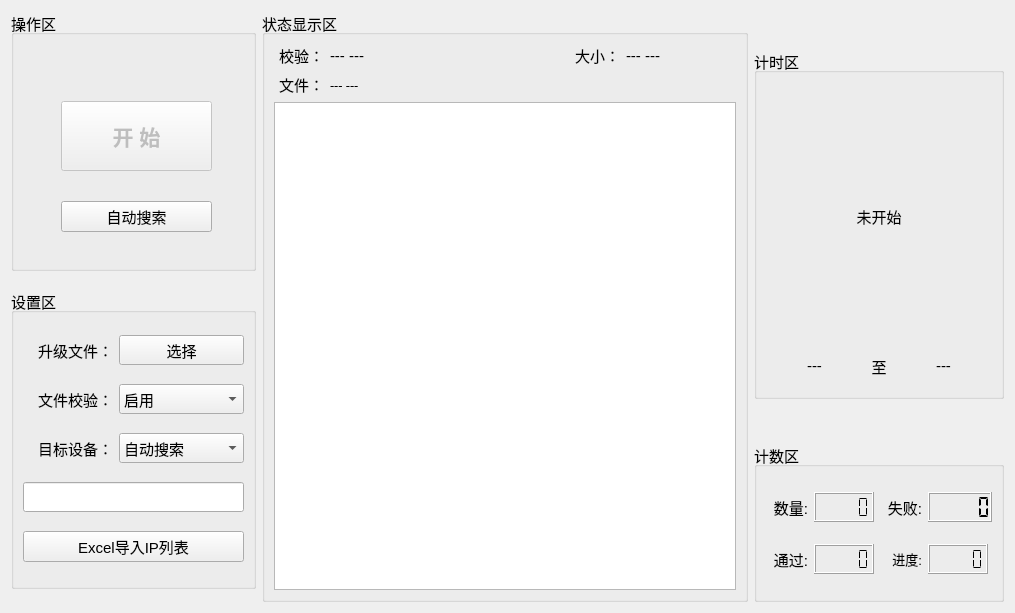
<?xml version="1.0" encoding="UTF-8"?>
<ui version="4.0">
 <class>Home_WorkWid</class>
 <widget class="QWidget" name="Home_WorkWid">
  <property name="geometry">
   <rect>
    <x>0</x>
    <y>0</y>
    <width>1015</width>
    <height>613</height>
   </rect>
  </property>
  <property name="windowTitle">
   <string>Form</string>
  </property>
  <layout class="QGridLayout" name="gridLayout_2">
   <item row="0" column="0">
    <widget class="QGroupBox" name="groupBox_4">
     <property name="minimumSize">
      <size>
       <width>0</width>
       <height>260</height>
      </size>
     </property>
     <property name="font">
      <font>
       <pointsize>11</pointsize>
      </font>
     </property>
     <property name="title">
      <string>操作区</string>
     </property>
     <widget class="QPushButton" name="startBtn">
      <property name="enabled">
       <bool>false</bool>
      </property>
      <property name="geometry">
       <rect>
        <x>50</x>
        <y>90</y>
        <width>151</width>
        <height>70</height>
       </rect>
      </property>
      <property name="minimumSize">
       <size>
        <width>120</width>
        <height>0</height>
       </size>
      </property>
      <property name="maximumSize">
       <size>
        <width>200</width>
        <height>70</height>
       </size>
      </property>
      <property name="font">
       <font>
        <pointsize>16</pointsize>
        <bold>true</bold>
       </font>
      </property>
      <property name="text">
       <string>开 始</string>
      </property>
     </widget>
     <widget class="QPushButton" name="searchBtn">
      <property name="geometry">
       <rect>
        <x>50</x>
        <y>190</y>
        <width>151</width>
        <height>31</height>
       </rect>
      </property>
      <property name="text">
       <string>自动搜索</string>
      </property>
     </widget>
    </widget>
   </item>
   <item row="2" column="2">
    <widget class="QGroupBox" name="groupBox_3">
     <property name="minimumSize">
      <size>
       <width>0</width>
       <height>130</height>
      </size>
     </property>
     <property name="maximumSize">
      <size>
       <width>250</width>
       <height>220</height>
      </size>
     </property>
     <property name="font">
      <font>
       <pointsize>11</pointsize>
      </font>
     </property>
     <property name="title">
      <string>计数区</string>
     </property>
     <layout class="QGridLayout" name="gridLayout_4">
      <item row="0" column="0">
       <widget class="QLabel" name="label_27">
        <property name="maximumSize">
         <size>
          <width>45</width>
          <height>30</height>
         </size>
        </property>
        <property name="text">
         <string>数量:</string>
        </property>
        <property name="alignment">
         <set>Qt::AlignRight|Qt::AlignTrailing|Qt::AlignVCenter</set>
        </property>
       </widget>
      </item>
      <item row="0" column="1">
       <widget class="QLCDNumber" name="allLcd">
        <property name="maximumSize">
         <size>
          <width>60</width>
          <height>30</height>
         </size>
        </property>
        <property name="digitCount">
         <number>5</number>
        </property>
        <property name="segmentStyle">
         <enum>QLCDNumber::Flat</enum>
        </property>
       </widget>
      </item>
      <item row="0" column="2">
       <widget class="QLabel" name="label_28">
        <property name="maximumSize">
         <size>
          <width>45</width>
          <height>30</height>
         </size>
        </property>
        <property name="text">
         <string>失败:</string>
        </property>
        <property name="alignment">
         <set>Qt::AlignRight|Qt::AlignTrailing|Qt::AlignVCenter</set>
        </property>
       </widget>
      </item>
      <item row="0" column="3">
       <widget class="QLCDNumber" name="errLcd">
        <property name="maximumSize">
         <size>
          <width>70</width>
          <height>35</height>
         </size>
        </property>
        <property name="digitCount">
         <number>5</number>
        </property>
        <property name="segmentStyle">
         <enum>QLCDNumber::Flat</enum>
        </property>
        <property name="value" stdset="0">
         <double>0.000000000000000</double>
        </property>
        <property name="intValue" stdset="0">
         <number>0</number>
        </property>
       </widget>
      </item>
      <item row="1" column="0">
       <widget class="QLabel" name="label_29">
        <property name="maximumSize">
         <size>
          <width>45</width>
          <height>30</height>
         </size>
        </property>
        <property name="text">
         <string>通过:</string>
        </property>
        <property name="alignment">
         <set>Qt::AlignRight|Qt::AlignTrailing|Qt::AlignVCenter</set>
        </property>
       </widget>
      </item>
      <item row="1" column="1">
       <widget class="QLCDNumber" name="okLcd">
        <property name="maximumSize">
         <size>
          <width>60</width>
          <height>30</height>
         </size>
        </property>
        <property name="digitCount">
         <number>5</number>
        </property>
        <property name="segmentStyle">
         <enum>QLCDNumber::Flat</enum>
        </property>
        <property name="intValue" stdset="0">
         <number>0</number>
        </property>
       </widget>
      </item>
      <item row="1" column="2">
       <widget class="QLabel" name="label_30">
        <property name="maximumSize">
         <size>
          <width>60</width>
          <height>30</height>
         </size>
        </property>
        <property name="font">
         <font>
          <pointsize>10</pointsize>
         </font>
        </property>
        <property name="text">
         <string>进度:</string>
        </property>
        <property name="alignment">
         <set>Qt::AlignRight|Qt::AlignTrailing|Qt::AlignVCenter</set>
        </property>
       </widget>
      </item>
      <item row="1" column="3">
       <widget class="QLCDNumber" name="passLcd">
        <property name="maximumSize">
         <size>
          <width>60</width>
          <height>30</height>
         </size>
        </property>
        <property name="digitCount">
         <number>5</number>
        </property>
        <property name="segmentStyle">
         <enum>QLCDNumber::Flat</enum>
        </property>
       </widget>
      </item>
     </layout>
    </widget>
   </item>
   <item row="0" column="2" rowspan="2">
    <widget class="QGroupBox" name="groupBox_1">
     <property name="minimumSize">
      <size>
       <width>250</width>
       <height>150</height>
      </size>
     </property>
     <property name="maximumSize">
      <size>
       <width>260</width>
       <height>350</height>
      </size>
     </property>
     <property name="font">
      <font>
       <pointsize>11</pointsize>
      </font>
     </property>
     <property name="title">
      <string>计时区</string>
     </property>
     <layout class="QGridLayout" name="gridLayout">
      <property name="bottomMargin">
       <number>20</number>
      </property>
      <item row="0" column="0" colspan="3">
       <widget class="QLabel" name="timeLab">
        <property name="text">
         <string>未开始</string>
        </property>
        <property name="alignment">
         <set>Qt::AlignCenter</set>
        </property>
       </widget>
      </item>
      <item row="1" column="0">
       <widget class="QLabel" name="startLab">
        <property name="maximumSize">
         <size>
          <width>16777215</width>
          <height>20</height>
         </size>
        </property>
        <property name="text">
         <string>---</string>
        </property>
        <property name="alignment">
         <set>Qt::AlignCenter</set>
        </property>
       </widget>
      </item>
      <item row="1" column="1">
       <widget class="QLabel" name="label_3">
        <property name="maximumSize">
         <size>
          <width>20</width>
          <height>20</height>
         </size>
        </property>
        <property name="text">
         <string>至</string>
        </property>
        <property name="alignment">
         <set>Qt::AlignCenter</set>
        </property>
       </widget>
      </item>
      <item row="1" column="2">
       <widget class="QLabel" name="endLab">
        <property name="maximumSize">
         <size>
          <width>16777215</width>
          <height>20</height>
         </size>
        </property>
        <property name="text">
         <string>---</string>
        </property>
        <property name="alignment">
         <set>Qt::AlignCenter</set>
        </property>
       </widget>
      </item>
     </layout>
    </widget>
   </item>
   <item row="0" column="1" rowspan="3">
    <widget class="QGroupBox" name="groupBox_6">
     <property name="font">
      <font>
       <pointsize>11</pointsize>
      </font>
     </property>
     <property name="title">
      <string>状态显示区</string>
     </property>
     <layout class="QGridLayout" name="gridLayout_3">
      <item row="0" column="0">
       <widget class="QLabel" name="label_14">
        <property name="maximumSize">
         <size>
          <width>50</width>
          <height>16777215</height>
         </size>
        </property>
        <property name="text">
         <string>校验：</string>
        </property>
        <property name="alignment">
         <set>Qt::AlignRight|Qt::AlignTrailing|Qt::AlignVCenter</set>
        </property>
       </widget>
      </item>
      <item row="0" column="1">
       <widget class="QLabel" name="mdLab">
        <property name="text">
         <string>--- ---</string>
        </property>
       </widget>
      </item>
      <item row="0" column="2">
       <widget class="QLabel" name="label_11">
        <property name="maximumSize">
         <size>
          <width>60</width>
          <height>16777215</height>
         </size>
        </property>
        <property name="text">
         <string>大小：</string>
        </property>
        <property name="alignment">
         <set>Qt::AlignRight|Qt::AlignTrailing|Qt::AlignVCenter</set>
        </property>
       </widget>
      </item>
      <item row="0" column="3">
       <widget class="QLabel" name="sizeLab">
        <property name="maximumSize">
         <size>
          <width>110</width>
          <height>16777215</height>
         </size>
        </property>
        <property name="text">
         <string>--- ---</string>
        </property>
       </widget>
      </item>
      <item row="1" column="0">
       <widget class="QLabel" name="label_13">
        <property name="maximumSize">
         <size>
          <width>50</width>
          <height>16777215</height>
         </size>
        </property>
        <property name="text">
         <string>文件：</string>
        </property>
        <property name="alignment">
         <set>Qt::AlignRight|Qt::AlignTrailing|Qt::AlignVCenter</set>
        </property>
       </widget>
      </item>
      <item row="1" column="1" colspan="3">
       <widget class="QLabel" name="fnLab">
        <property name="maximumSize">
         <size>
          <width>500</width>
          <height>16777215</height>
         </size>
        </property>
        <property name="font">
         <font>
          <family>Microsoft YaHei UI Light</family>
          <pointsize>10</pointsize>
         </font>
        </property>
        <property name="text">
         <string>--- ---</string>
        </property>
        <property name="textFormat">
         <enum>Qt::PlainText</enum>
        </property>
       </widget>
      </item>
      <item row="2" column="0" colspan="4">
       <widget class="QTextEdit" name="textEdit">
        <property name="enabled">
         <bool>true</bool>
        </property>
        <property name="readOnly">
         <bool>true</bool>
        </property>
       </widget>
      </item>
     </layout>
    </widget>
   </item>
   <item row="1" column="0" rowspan="2">
    <widget class="QGroupBox" name="groupBox_2">
     <property name="minimumSize">
      <size>
       <width>245</width>
       <height>0</height>
      </size>
     </property>
     <property name="maximumSize">
      <size>
       <width>245</width>
       <height>300</height>
      </size>
     </property>
     <property name="font">
      <font>
       <pointsize>11</pointsize>
      </font>
     </property>
     <property name="title">
      <string>设置区</string>
     </property>
     <layout class="QGridLayout" name="gridLayout_5">
      <item row="0" column="0">
       <widget class="QLabel" name="label_6">
        <property name="minimumSize">
         <size>
          <width>45</width>
          <height>0</height>
         </size>
        </property>
        <property name="maximumSize">
         <size>
          <width>90</width>
          <height>16777215</height>
         </size>
        </property>
        <property name="text">
         <string>升级文件：</string>
        </property>
        <property name="alignment">
         <set>Qt::AlignRight|Qt::AlignTrailing|Qt::AlignVCenter</set>
        </property>
       </widget>
      </item>
      <item row="0" column="1">
       <widget class="QPushButton" name="imgBtn">
        <property name="maximumSize">
         <size>
          <width>16777215</width>
          <height>30</height>
         </size>
        </property>
        <property name="text">
         <string>选择</string>
        </property>
       </widget>
      </item>
      <item row="1" column="0">
       <widget class="QLabel" name="label_8">
        <property name="minimumSize">
         <size>
          <width>45</width>
          <height>0</height>
         </size>
        </property>
        <property name="maximumSize">
         <size>
          <width>90</width>
          <height>16777215</height>
         </size>
        </property>
        <property name="text">
         <string>文件校验：</string>
        </property>
        <property name="alignment">
         <set>Qt::AlignRight|Qt::AlignTrailing|Qt::AlignVCenter</set>
        </property>
       </widget>
      </item>
      <item row="1" column="1">
       <widget class="QComboBox" name="crcBox">
        <property name="maximumSize">
         <size>
          <width>16777215</width>
          <height>30</height>
         </size>
        </property>
        <item>
         <property name="text">
          <string>启用</string>
         </property>
        </item>
        <item>
         <property name="text">
          <string>禁用</string>
         </property>
        </item>
       </widget>
      </item>
      <item row="2" column="0">
       <widget class="QLabel" name="label_7">
        <property name="minimumSize">
         <size>
          <width>45</width>
          <height>0</height>
         </size>
        </property>
        <property name="maximumSize">
         <size>
          <width>90</width>
          <height>16777215</height>
         </size>
        </property>
        <property name="text">
         <string>目标设备：</string>
        </property>
        <property name="alignment">
         <set>Qt::AlignRight|Qt::AlignTrailing|Qt::AlignVCenter</set>
        </property>
       </widget>
      </item>
      <item row="2" column="1">
       <widget class="QComboBox" name="searchBox">
        <property name="maximumSize">
         <size>
          <width>16777215</width>
          <height>30</height>
         </size>
        </property>
        <item>
         <property name="text">
          <string>自动搜索</string>
         </property>
        </item>
        <item>
         <property name="text">
          <string>指定设备</string>
         </property>
        </item>
        <item>
         <property name="text">
          <string>导入Excel</string>
         </property>
        </item>
        <item>
         <property name="text">
          <string>指定机房</string>
         </property>
        </item>
       </widget>
      </item>
      <item row="3" column="0" colspan="2">
       <widget class="QLineEdit" name="targetEdit">
        <property name="maximumSize">
         <size>
          <width>16777215</width>
          <height>30</height>
         </size>
        </property>
       </widget>
      </item>
      <item row="4" column="0" colspan="2">
       <widget class="QPushButton" name="excelBtn">
        <property name="text">
         <string>Excel导入IP列表</string>
        </property>
       </widget>
      </item>
     </layout>
    </widget>
   </item>
  </layout>
 </widget>
 <resources/>
 <connections/>
</ui>
